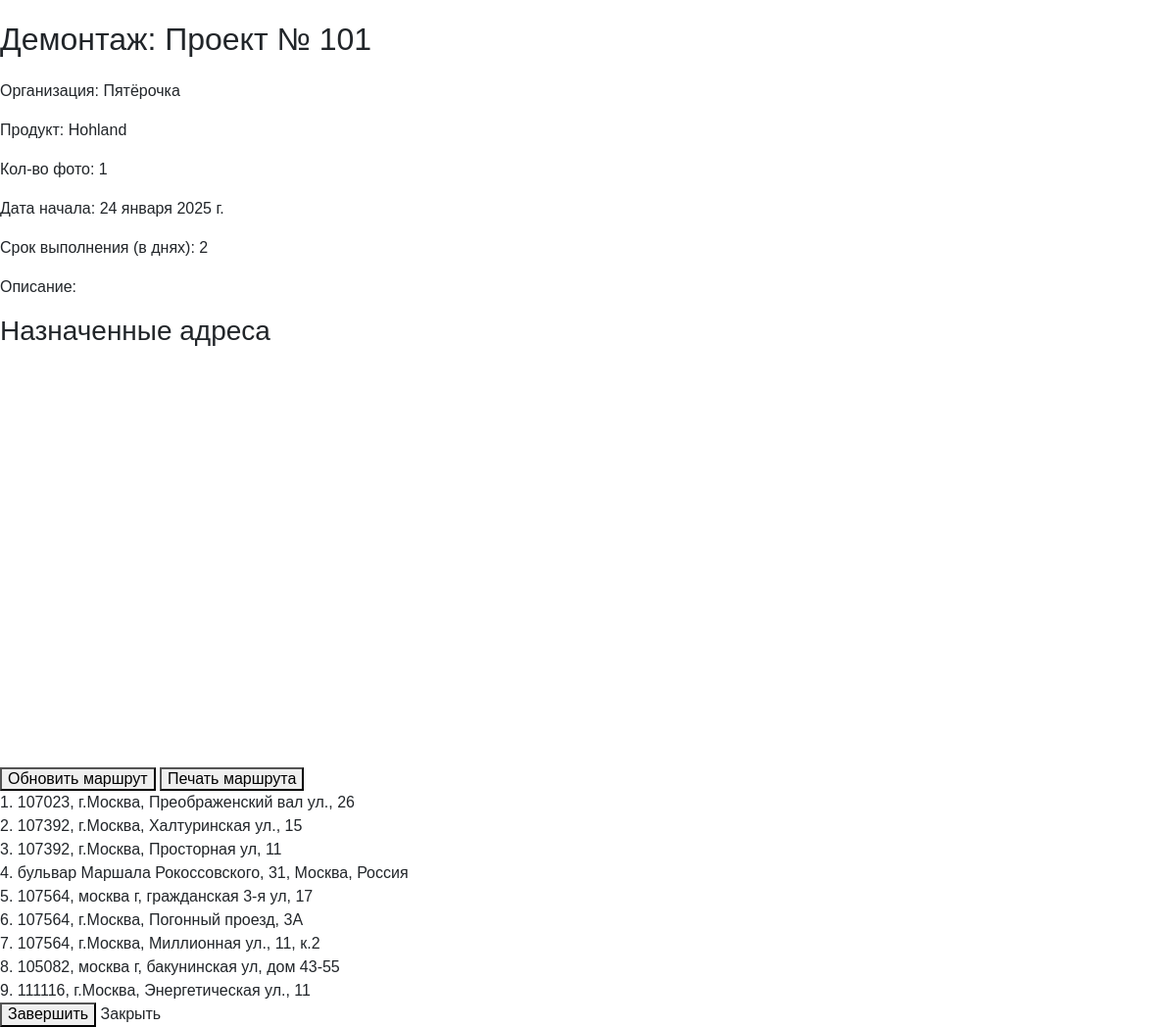
The page /projects/event/13/ (signed in) on the database its author committed.
### projects/models.py (models this page shows, shortened)
class Event(models.Model):
    EVENT_TYPES = (
        ('montage', 'Монтаж'),
        ('audit', 'Аудит'),
        ('dismantle', 'Демонтаж'),
    )
    STATUS_CHOICES = [
        ('created', 'Создано'),
        ('assigned', 'Назначено'),
        ('in_progress', 'В работе'),
        ('completed', 'Завершено'),
    ]
    project = models.ForeignKey(Project, related_name='events', on_delete=models.CASCADE)
    event_type = models.CharField(choices=EVENT_TYPES, max_length=20)
    status = models.CharField(max_length=11, choices=STATUS_CHOICES, default='created')
    description = models.TextField(blank=True)
    photo_count = models.IntegerField()
    event_date = models.DateField()
    duration_days = models.IntegerField()
    assigned_users = models.ManyToManyField(User, through='EventUser', blank=True, related_name='events_as_assignee')

class Project(models.Model):
    user = models.ForeignKey(User, on_delete=models.CASCADE)  # Убрали null=True
    name = models.CharField(max_length=255)
    description = models.TextField(blank=True)
    excel_file = models.FileField(upload_to='excel/', null=True, blank=True)
    organization = models.CharField(max_length=255, blank=True, null=True)  # Новое поле
    product = models.CharField(max_length=255, blank=True, null=True)  # Новое поле

class EventAddress(models.Model):
    event = models.ForeignKey(Event, related_name='addresses', on_delete=models.CASCADE)
    name = models.CharField(max_length=255)
    latitude = models.FloatField()
    longitude = models.FloatField()
    order = models.PositiveIntegerField(default=0)  # Добавляем поле для сортировки
    assigned_user = models.ForeignKey(User, null=True, blank=True, on_delete=models.SET_NULL)  # Новое поле
    class Meta:
        ordering = ['order']

### projects/views.py (the view)
# urls.py: path('event/<int:event_id>/', views.event_detail, name='event_detail'),
@login_required
def event_detail(request, event_id):
    event = get_object_or_404(Event, pk=event_id)
    current_user = request.user
    is_manager = current_user.groups.filter(name='Менеджер').exists()
    is_executor = current_user.groups.filter(name='Исполнитель').exists()
    manager_addresses = defaultdict(list)
    executor_addresses = []
    def process_addresses(address_list):
        addresses_with_photos = []
        executor_colors = {'not_assigned': '#808080'}
        color_palette = ['#FF5733', '#33FF57', '#3357FF', '#F3FF33', '#FF33A6']
        color_index = 0
        for address in address_list:
            executor_id = address.assigned_user.executorprofile.id if address.assigned_user else 'not_assigned'
            project_user_id = event.project.user.id
            project_id = str(event.project.id)
            event_type = event.get_event_type_display()
            address_name = re.sub(r'[\\/*?:"<>|]', "_", address.name)
            base_path = os.path.join(settings.MEDIA_ROOT, str(project_user_id), project_id, event_type, str(executor_id))
            problems_path = os.path.join(base_path, "problems")
            has_photos = False
            if executor_id and os.path.exists(base_path):
                for file_name in os.listdir(base_path):
                    if file_name.startswith(address_name):
                        has_photos = True
                        break
            if executor_id and os.path.exists(problems_path):
                for file_name in os.listdir(problems_path):
                    if file_name.startswith(address_name):
                        has_photos = True
                        break
            if executor_id not in executor_colors:
                executor_colors[executor_id] = color_palette[color_index % len(color_palette)]
                color_index += 1
            addresses_with_photos.append({
                'address': address,
                'has_photos': has_photos,
                'executor_id': executor_id,
                'executor_color': executor_colors[executor_id]
            })
        return addresses_with_photos
    if is_manager and event.project.user == current_user:
        for address in event.addresses.all().select_related('assigned_user'):
            executor = address.assigned_user.executorprofile if address.assigned_user else None
            manager_addresses[executor].append(address)
        addresses_with_photos_manager = {executor: process_addresses(addresses) for executor, addresses in manager_addresses.items()}
        unassigned_addresses = manager_addresses.pop(None, [])
        addresses_with_photos_manager[None] = process_addresses(unassigned_addresses)
    else:
        addresses_with_photos_manager = {}
    if is_executor:
        executor_addresses = event.addresses.filter(assigned_user=current_user)
    addresses_with_photos_executor = process_addresses(executor_addresses)
    user_event_status = None
    if is_executor:
        try:
            event_user = EventUser.objects.get(user=current_user, event=event)
            user_event_status = event_user.status
        except EventUser.DoesNotExist:
            user_event_status = None
    return render(request, 'projects/event_detail.html', {
        'event': event,
        'addresses_with_photos_manager': addresses_with_photos_manager,
        'addresses_with_photos_executor': addresses_with_photos_executor,
        'is_executor': is_executor,
        'is_manager': is_manager,
        'user_event_status': user_event_status,
    })

### projects/templates/projects/event_detail.html (shortened to what this page needs)
<html lang="ru_RU">
<head>
    {% load static %}
    <link rel="stylesheet" href="//code.jquery.com/ui/1.12.1/themes/base/jquery-ui.css">
    <link href="https://maxcdn.bootstrapcdn.com/bootstrap/4.5.2/css/bootstrap.min.css" rel="stylesheet">
    <link rel="stylesheet" href="{% static 'css/normalize.css' %}">
    <link rel="stylesheet" href="{% static 'css/styles.css' %}">
</head>
<body>
    <h1>{{ event.get_event_type_display }}: {{ event.project.name }}</h1>
    <div>
        <p>Организация: {{ event.project.organization }}</p>
        <p>Продукт: {{ event.project.product }}</p>
        <p>Кол-во фото: {{ event.photo_count }}</p>
        <p>Дата начала: {{ event.event_date }}</p>
        <p>Срок выполнения (в днях): {{ event.duration_days }}</p>
        <p>Описание: {{ event.description }}</p>
    </div>
    <h3>Назначенные адреса</h3>
    <div id="map" style="width: 100%; height: 400px; margin-bottom: 20px;"></div>
    <button id="update-route">Обновить маршрут</button>
    <button id="print-addresses">Печать маршрута</button>
    {% if is_executor %}
        <ul id="executor-event-addresses-list">
            {% for item in addresses_with_photos_executor %}
            <li data-id="{{ item.address.id }}" data-executor-id="{{ item.executor_id }}" data-executor-color="{{ item.executor_color }}" class="accordion-header">
                <span class="address-number">{{ forloop.counter }}.</span>
                <span class="address-name">{{ item.address.name }}</span>
            </li>
            {% empty %}
            <li>Нет назначенных адресов.</li>
            {% endfor %}
        </ul>
    {% endif %}
    {% if is_executor %}
        {% if user_event_status == 'completed' %}
            <p>{{ event.get_event_type_display }}: завершён</p>
        {% else %}
            <button id="complete-event">Завершить</button>
        {% endif %}
    {% endif %}
    <a href="{% if is_executor %}{% url 'assigned_events_list' %}{% elif is_manager %}{% url 'events_control' %}{% else %}{% url 'home' %}{% endif %}">
        Закрыть
    </a>
</body>
</html>

### static/css/styles.css (style rules this page uses)
html { box-sizing: border-box; }
*, *::before, *::after { box-sizing: inherit; }
a { color: inherit; text-decoration: none; }
ul { list-style: none; margin: 0; padding: 0; }
body { font-family: 'font', sans-serif; }

### rows shown on the page
Event: event_type "Демонтаж", project.name "Проект № 101", project.organization "Пятёрочка", project.product "Hohland", photo_count "1", event_date "24 января 2025 г.", duration_days "2"
EventAddress: address.name "107023, г.Москва, Преображенский вал ул., 26"
EventAddress: address.name "107392, г.Москва, Халтуринская ул., 15"
EventAddress: address.name "107392, г.Москва, Просторная ул, 11"
EventAddress: address.name "бульвар Маршала Рокоссовского, 31, Москва, Россия"
EventAddress: address.name "107564, москва г, гражданская 3-я ул, 17"
EventAddress: address.name "107564, г.Москва, Погонный проезд, 3А"
EventAddress: address.name "107564, г.Москва, Миллионная ул., 11, к.2"
EventAddress: address.name "105082, москва г, бакунинская ул, дом 43-55"
EventAddress: address.name "111116, г.Москва, Энергетическая ул., 11"
